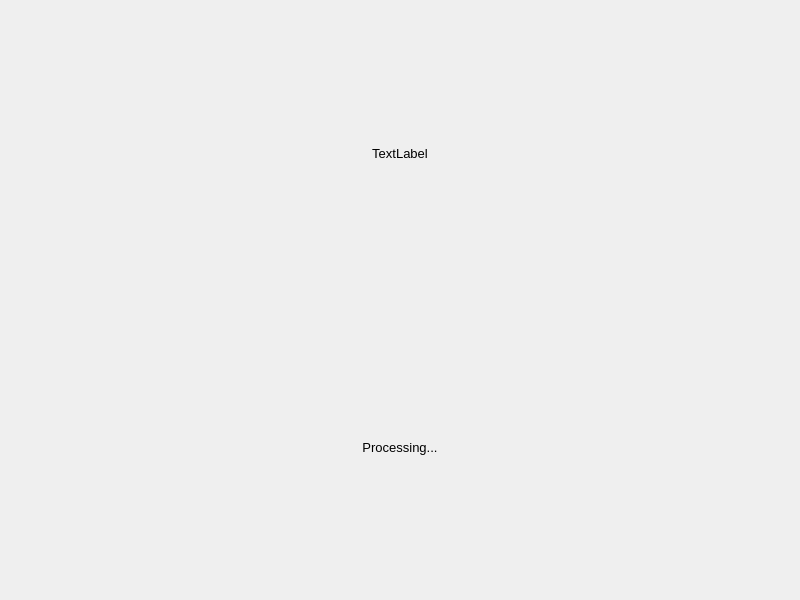
<?xml version="1.0" encoding="UTF-8"?>
<ui version="4.0">
 <class>MainWindow</class>
 <widget class="QMainWindow" name="MainWindow">
  <property name="geometry">
   <rect>
    <x>0</x>
    <y>0</y>
    <width>800</width>
    <height>600</height>
   </rect>
  </property>
  <property name="font">
   <font>
    <pointsize>10</pointsize>
   </font>
  </property>
  <property name="windowTitle">
   <string>MainWindow</string>
  </property>
  <widget class="QWidget" name="centralwidget">
   <layout class="QVBoxLayout" name="verticalLayout">
    <item>
     <widget class="QLabel" name="loadingAnimation_label">
      <property name="text">
       <string>TextLabel</string>
      </property>
      <property name="alignment">
       <set>Qt::AlignCenter</set>
      </property>
     </widget>
    </item>
    <item>
     <widget class="QLabel" name="processing_label">
      <property name="text">
       <string>Processing...</string>
      </property>
      <property name="scaledContents">
       <bool>false</bool>
      </property>
      <property name="alignment">
       <set>Qt::AlignCenter</set>
      </property>
      <property name="wordWrap">
       <bool>true</bool>
      </property>
     </widget>
    </item>
   </layout>
  </widget>
 </widget>
 <resources/>
 <connections/>
</ui>
